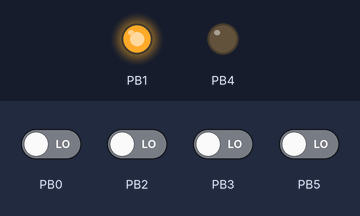
The sketch below on a simulated ATtiny85, built with avr-gcc and run on an emulated ATtiny85. Shown: output pins drawn as LEDs (lit = HIGH). Inputs (shaded band) come from the test bench; at power-on: PB0, PB2, PB3, PB5 LOW. Sleep ends after the set time or at an interrupt.

Above: at 1.2 s.
1.3 s: PB2 driven HIGH
At 1.7 s:
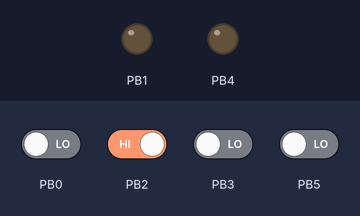
2.8 s: PB2 driven LOW
At 4.1 s:
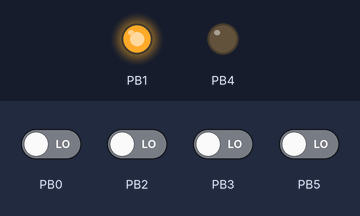
Timing chart, 0 to 5.8 s (numbered marks = the images above; inputs shaded):
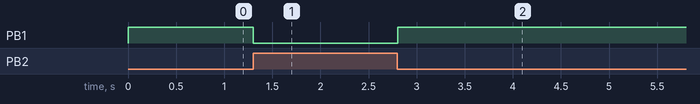

Measured:
- after the input at 1.3 s, PB1: HIGH → LOW at once
- after the input at 2.8 s, PB1: LOW → HIGH at once

The sketch:

ATTINY13A_POWER_ALARM.ino
```cpp
/*
  ATtiny13A Power Alarm - PROD v2.1 LINKFIX
  Goal: fit ATtiny13A 1 KB Flash, minimum battery drain, event-driven only.

  PB0 = ESP32 BUS (open-drain, external pull-up 3.3 V)
  PB1 = Siren output, active HIGH
  PB2 = ESP 3.3 V sense, digital PCINT wake
  PB3 = 9 V sense, digital PCINT wake
  PB4 = unused -> output LOW
  PB5 = RESET / ISP

  Compile target: ATtiny13A, F_CPU = 1.2 MHz (9.6 MHz RC / 8)
*/

#ifndef F_CPU
#define F_CPU 1200000UL
#endif

#include <avr/io.h>
#include <avr/interrupt.h>
#include <avr/sleep.h>
#include <avr/wdt.h>
#include <avr/eeprom.h>
#include <util/delay.h>

#if F_CPU != 1200000UL
#error "Use F_CPU=1200000UL"
#endif

constexpr uint8_t PROTOCOL_VERSION = 4U;

#define BUS       _BV(PB0)
#define SIREN     _BV(PB1)
#define ESPPIN    _BV(PB2)
#define V9PIN     _BV(PB3)
#define SPARE     _BV(PB4)
#define PWRMASK   (ESPPIN | V9PIN)

/* Low nibble is intentionally identical to the status sent to ESP32. */
#define F_BATCH    0x01
#define F_9VFAULT  0x02
#define F_EMERG    0x04
#define F_ACTIVITY 0x08
#define F_ESPLOST  0x10
#define F_BUSFAULT 0x20
#define F_PERSIST  (F_BATCH | F_ACTIVITY)

static uint8_t flags;
static uint8_t powerPins;

uint8_t EEMEM eeState;
uint8_t EEMEM eeInv;

/* Disable watchdog as early as possible after watchdog reset. */
void wdtOffEarly(void) __attribute__((naked, section(".init3")));
void wdtOffEarly(void) {
  MCUSR = 0;
  wdt_disable();
}

static inline void dms(uint16_t ms) {
  while (ms--) _delay_ms(1);
}

static inline uint8_t busLowNow(void) {
  return !(PINB & BUS);
}

static inline void busRelease(void) {
  PORTB &= (uint8_t)~BUS;
  DDRB  &= (uint8_t)~BUS;
}

static inline void busDriveLow(void) {
  PORTB &= (uint8_t)~BUS;
  DDRB  |= BUS;
}

static inline void sirenUpdate(void) {
  if ((flags & F_EMERG) ||
      ((flags & (F_BATCH | F_ACTIVITY)) && (flags & F_ESPLOST)))
    PORTB |= SIREN;
  else
    PORTB &= (uint8_t)~SIREN;
}

/* EEPROM: value + inverse, invalid/blank => fail-safe armed. */
static uint8_t loadPersist(void) {
  uint8_t a = eeprom_read_byte(&eeState);
  uint8_t b = eeprom_read_byte(&eeInv);
  if ((uint8_t)(a ^ b) == 0xFF && !(a & (uint8_t)~F_PERSIST)) return a;
  return F_PERSIST;
}

/* No redundant write; boot-time inverse validation protects recovery. */
static void persistBit(uint8_t bit, uint8_t on) {
  uint8_t oldv = flags & F_PERSIST;
  uint8_t newv = on ? (uint8_t)(oldv | bit)
                    : (uint8_t)(oldv & (uint8_t)~bit);
  if (newv == oldv) return;

  eeprom_update_byte(&eeState, newv);
  eeprom_update_byte(&eeInv, (uint8_t)~newv);
  flags = (uint8_t)((flags & (uint8_t)~F_PERSIST) | newv);
}

/* 3-sample majority filter, only called at boot or after an actual pin change. */
static uint8_t stablePower(void) {
  uint8_t a = PINB & PWRMASK;
  dms(2);
  uint8_t b = PINB & PWRMASK;
  dms(2);
  uint8_t c = PINB & PWRMASK;
  return (uint8_t)((a & b) | (a & c) | (b & c));
}

static void setPower(uint8_t p) {
  powerPins = p;

  if (p & ESPPIN) flags &= (uint8_t)~F_ESPLOST;
  else            flags |= F_ESPLOST;

  if (p & V9PIN) flags &= (uint8_t)~F_9VFAULT;
  else           flags |= F_9VFAULT;

  sirenUpdate();
}

static inline void processPower(void) {
  if ((PINB & PWRMASK) == powerPins) return;
  uint8_t p = stablePower();
  if (p != powerPins) setPower(p);
}

static uint8_t decode(uint16_t w) {
  if (w >= 20  && w <= 38)  return 1;
  if (w >= 47  && w <= 65)  return 2;
  if (w >= 78  && w <= 105) return 3;
  if (w >= 124 && w <= 160) return 4;
  if (w >= 185 && w <= 240) return 5;
  if (w >= 270 && w <= 350) return 6;
  if (w >= 390 && w <= 510) return 7;
  return 0;
}

static uint16_t readPulse(void) {
  /*
    Measure in 0.25 ms quanta instead of counting 1 ms software loops.
    This is much closer to the tested UNO micros()-based receiver and
    reduces boundary errors on the 20..510 ms command windows.
  */
  uint16_t q = 0;
  while (busLowNow()) {
    _delay_us(250);
    wdt_reset();
    if (++q > 2120U) return 531U;   /* >530 ms */
  }
  return (uint16_t)((q + 2U) >> 2); /* round to nearest ms */
}

static void sendStatus(void) {
  uint8_t f = flags & 0x0F;
  uint8_t parity = 0;

  dms(40);
  busDriveLow(); dms(60); busRelease(); dms(15);

  for (uint8_t i = 0; i < 5; ++i) {
    uint8_t one;
    if (i < 4) {
      one = (f >> i) & 1;
      parity ^= one;
    } else {
      one = parity;
    }

    busDriveLow();
    dms(one ? 30 : 10);
    busRelease();
    if (i != 4) dms(15);
  }
}

static void apply(uint8_t cmd) {
  switch (cmd) {
    case 1: persistBit(F_BATCH, 1);    break;
    case 2: persistBit(F_BATCH, 0);    break;
    case 3: flags |= F_EMERG;          break;
    case 4: flags &= (uint8_t)~F_EMERG; break;
    case 5:                            break;
    case 6: persistBit(F_ACTIVITY, 1); break;
    case 7: persistBit(F_ACTIVITY, 0); break;
  }
  sirenUpdate();
}

static void handleBus(void) {
  /* Recovery from a previously stuck-low BUS. */
  if (flags & F_BUSFAULT) {
    if (!busLowNow()) flags &= (uint8_t)~F_BUSFAULT;
    return;
  }

  if (!busLowNow()) return;

  /*
    Communication-critical section.
    V2 left PB2/PB3 pin-change interrupts active while measuring and
    transmitting BUS pulses. Any edge/noise there could insert ISR latency
    into the protocol timing. Freeze interrupts for the whole transaction;
    processPower() samples the real pin levels immediately afterwards, so a
    power transition is not lost.
  */
  cli();
  GIMSK &= (uint8_t)~_BV(PCIE);

  wdt_enable(WDTO_2S);
  uint16_t w = readPulse();

  if (w == 531U) {
    flags |= F_BUSFAULT;
  } else {
    uint8_t cmd = decode(w);
    if (cmd) {
      apply(cmd);
      wdt_reset();
      sendStatus();
    }
  }

  wdt_disable();

  /* Clear edges caused by this transaction before re-arming wake. */
  GIFR = _BV(PCIF);
  GIMSK |= _BV(PCIE);
  sei();
}

/* Wake-only interrupt. Current pin levels are the source of truth. */
ISR(PCINT0_vect) {}

static void sleepNow(void) {
  wdt_disable();
  cli();

  /* Do not sleep over work that arrived just before CLI. */
  if ((busLowNow() && !(flags & F_BUSFAULT)) ||
      ((PINB & PWRMASK) != powerPins)) {
    sei();
    return;
  }

  sleep_enable();
#if defined(BODS) && defined(BODSE)
  sleep_bod_disable();
#endif
  sei();
  sleep_cpu();
  sleep_disable();
}

void setup(void) {
  cli();

  /* 9.6 MHz internal RC / 8 = 1.2 MHz. */
  CLKPR = _BV(CLKPCE);
  CLKPR = _BV(CLKPS1) | _BV(CLKPS0);

  PORTB = 0;
  DDRB = SIREN | SPARE;          /* siren LOW, PB4 fixed LOW */
  busRelease();                  /* PB0 high impedance */
  DDRB &= (uint8_t)~PWRMASK;     /* PB2/PB3 inputs */

  ADCSRA &= (uint8_t)~_BV(ADEN);
  ACSR |= _BV(ACD);
  PRR |= _BV(PRADC) | _BV(PRTIM0);

  flags = loadPersist() & F_PERSIST;
  setPower(stablePower());

  PCMSK = BUS | PWRMASK;
  GIFR = _BV(PCIF);
  GIMSK |= _BV(PCIE);

  set_sleep_mode(SLEEP_MODE_PWR_DOWN);
  sei();
}

void loop(void) {
  handleBus();
  processPower();
  sleepNow();
}

// CI uses avr-libc directly; Arduino/MicroCore supplies its own main.
#ifndef ARDUINO
int main(void) {
  setup();
  for (;;) loop();
}
#endif
```
